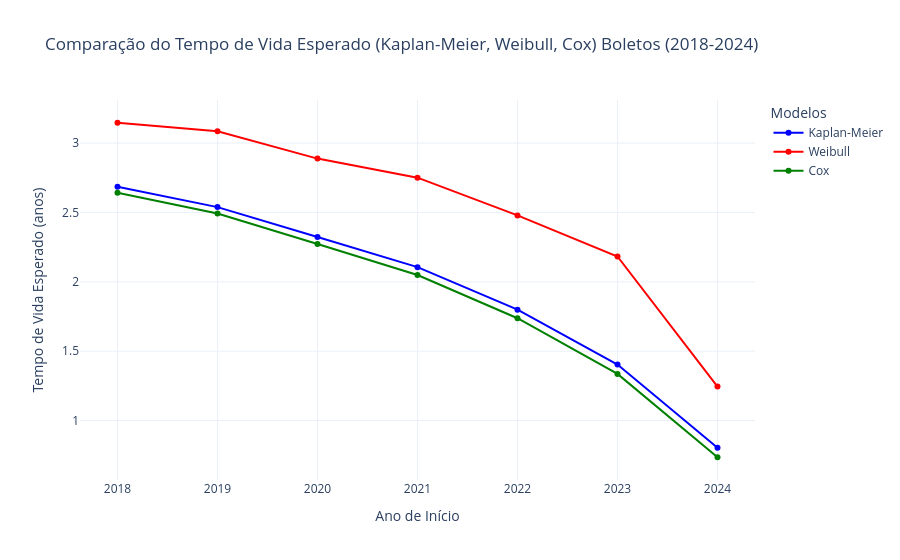

Here is the notebook cell this chart was saved with:
### Code cell
analisar_sobrevivencia_comparada_boletos_janela(tabela_nova_df, 2018, 2024)

### Figure 1 — Plotly figure (JSON) as saved in the notebook; plotly's stock layout.template omitted (floating-point values rounded to 4 significant figures)
{"data": [{"line": {"color": "blue"}, "mode": "lines+markers", "name": "Kaplan-Meier", "type": "scatter", "x": ["2018", "2019", "2020", "2021", "2022", "2023", "2024"], "y": [2.685, 2.539, 2.323, 2.106, 1.799, 1.403, 0.8048]}, {"line": {"color": "red"}, "mode": "lines+markers", "name": "Weibull", "type": "scatter", "x": ["2018", "2019", "2020", "2021", "2022", "2023", "2024"], "y": [3.147, 3.085, 2.888, 2.751, 2.479, 2.183, 1.245]}, {"line": {"color": "green"}, "mode": "lines+markers", "name": "Cox", "type": "scatter", "x": ["2018", "2019", "2020", "2021", "2022", "2023", "2024"], "y": [2.643, 2.492, 2.272, 2.049, 1.737, 1.336, 0.7356]}], "layout": {"legend": {"title": {"text": "Modelos"}}, "title": {"text": "Comparação do Tempo de Vida Esperado (Kaplan-Meier, Weibull, Cox) Boletos (2018-2024)"}, "xaxis": {"title": {"text": "Ano de Início"}}, "yaxis": {"title": {"text": "Tempo de Vida Esperado (anos)"}}}}
